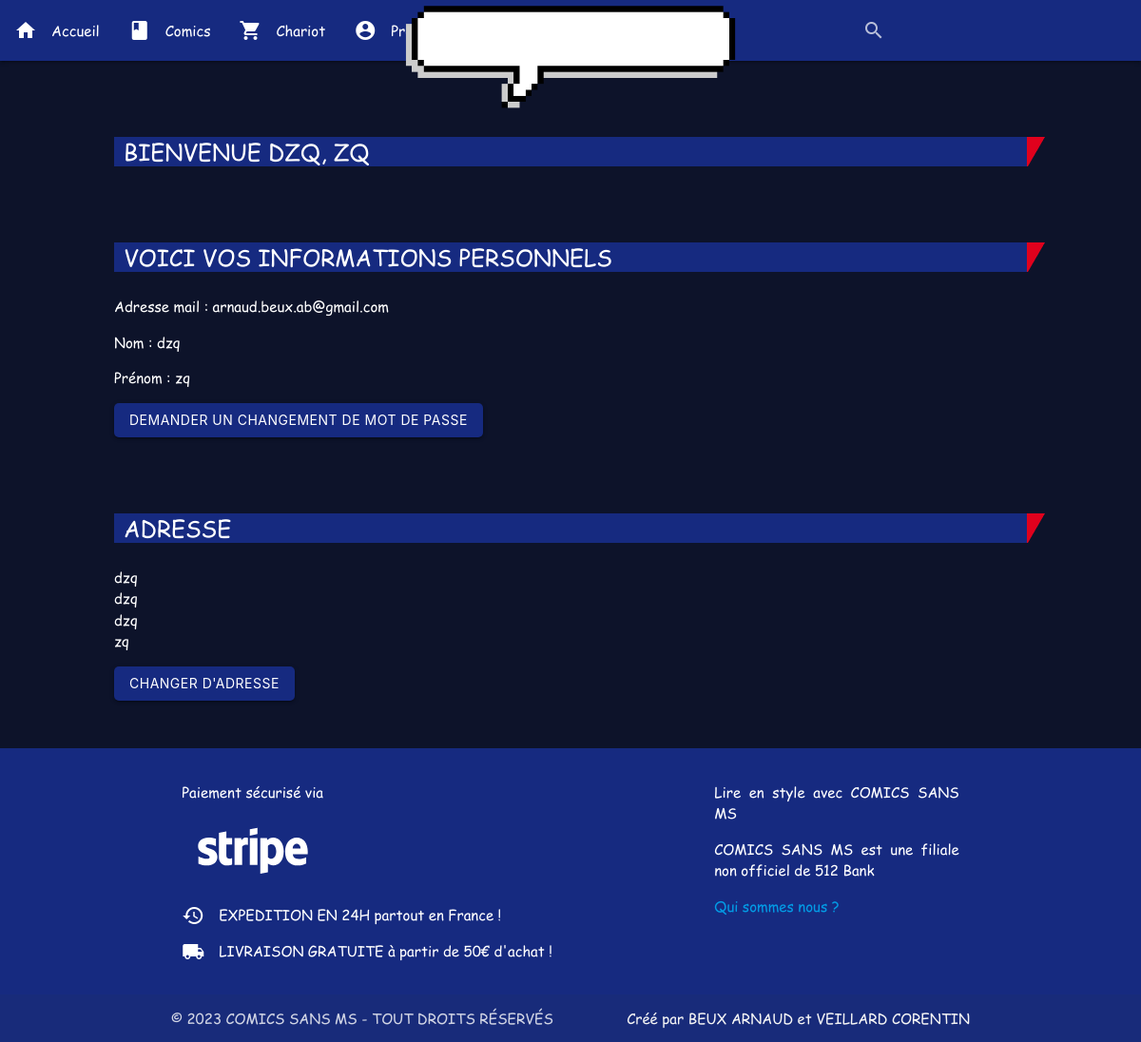
Screenshot of /userProfile.php (signed in) with the database file from the repository.
### tables this page shows
CREATE TABLE client(
                       id INTEGER PRIMARY KEY,
                       name varchar(255) not null,
                       email varchar(255) not null,
                       password varchar(255) not null,
                       address varchar(255) not null,
                       city varchar(255) not null,
                       zip_code varchar(255) not null,
                       country varchar(255) not null
, firstName varchar(255));

### SqlApi.php (called while the page is built, shortened)
<?php
class SqlApi
{
    public function __construct()
    {
        $this->db = new PDO("sqlite:database.db");
        $this->db->setAttribute(PDO::ATTR_DEFAULT_FETCH_MODE, PDO::FETCH_ASSOC);
        $this->db->setAttribute(PDO::ATTR_ERRMODE, PDO::ERRMODE_EXCEPTION);
    }
    public function getUser(mixed $email, mixed $ashPassword)
    {
        $stmt = $this->db->prepare("SELECT * FROM client WHERE email=:email AND password=:password", [PDO::ATTR_CURSOR => PDO::CURSOR_FWDONLY]);
        $stmt->execute(array('email' => $email, 'password' => $ashPassword));
        return $stmt->fetch();
    }
}

### userProfile.php (the view, shortened to what this page needs)
<?php
require_once "head.php";
require_once "header.php";
require_once "SqlApi.php";
$sql = new SqlApi();
if (isset($_POST['password'])) {
    $email = filter_input(INPUT_POST, 'email', FILTER_SANITIZE_EMAIL);
    if (strlen($_POST['password']) > 50) {
        $_SESSION['error'] = "Password too long";
        header("Location: connexion.php");
        exit(0);
    }
    $ashPassword = hash('sha256', $_POST['password']);
} else {
    if (isset($_SESSION['password']) && isset($_SESSION['email'])) {
        $ashPassword = $_SESSION['password'];
        $email = $_SESSION['email'];
    } else {
        header("Location: connexion.php");
        exit(0);
    }
}
$result = $sql->connectUser($email, $ashPassword);
if (!$result) {
    $_SESSION['error'] = "Wrong password";
    header("Location: connexion.php");
    exit(0);
} else {
    $user = $sql->getUser($email, $ashPassword);
}
?>
<main>
    <h1>Bienvenue <?php echo $user["name"] . ", " . $user["firstName"] ?> <span
                class="sprt s-category-border-rr inline-block"></span></h1>
    <div class="user-info">
        <h1>Voici vos informations personnels<span class="sprt s-category-border-rr inline-block"></span></h1>
        <p>Adresse mail : <?php echo $user["email"] ?></p>
        <p>Nom : <?php echo $user["name"] ?></p>
        <p>Prénom : <?php echo $user["firstName"] ?></p>
        <button class="btn waves-effect" onclick="window.location.href='changeUserPassword.php'">Demander un changement
            de mot de passe
        </button>
        <h1>Adresse<span class="sprt s-category-border-rr inline-block"></span></h1>
        <p><?php echo $user["address"] ?><br><?php echo $user["zip_code"] ?><br><?php echo $user["city"] ?>
            <br>
            <?php echo $user["country"] ?></p>
        <button class="btn waves-effect" onclick="window.location.href = 'changeUserAddress.php';">Changer d'adresse
        </button>
    </div>
</main>
<?php
require_once "footer.php";
?>

### assets/css/base.css (style rules this page uses)
:root { --color-primary: #162a80; --color-secondary: #0d132a; --color-tertiary: #1d3365; --text: #fff; }
html { box-sizing: border-box; scroll-behavior: smooth; }
main { flex: 1 0 auto; }
.sprt { position: absolute; top: 0; right: -19px; }
.s-category-border-rr { width: 19px; height: 31px; background-position: -403px -5px; }
.sprt { background-image: url("../images/sprt.png"); background-color: transparent; background-repeat: no-repeat; }
h1 { position: relative; background: var(--color-primary); color: #ffffff; font-family: "Comic Sans MS", sans-serif; height: 31px; line-height: 31px; padding: 0 5px 0 10px; font-size: 24px; text-transform: uppercase; margin-top: 80px; }
.btn { background-color: var(--color-primary); color: var(--text); border-radius: 5px; cursor: pointer; }
p { text-align: justify; }
main { margin: 0 auto; width: 80%; }

### rows the page displays
client: name "DZQ", firstName "ZQ", email "arnaud.beux.ab@gmail.com", name "dzq", firstName "zq", address "dzq", zip_code "dzq", city "dzq", country "zq"
